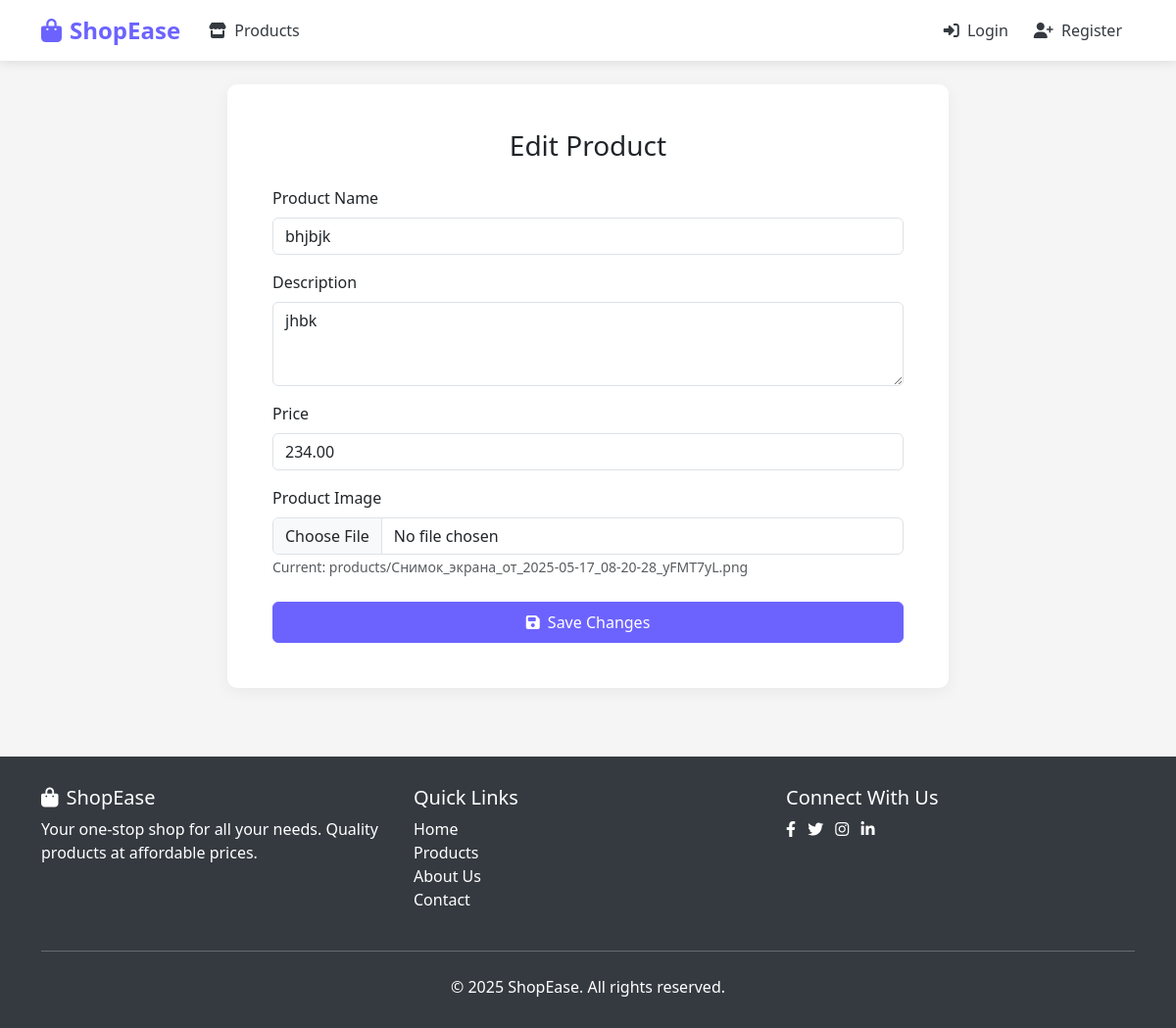
The app's page /products/3/edit/ with its own data.
### shop/models.py (models this page shows, shortened)
class Product(models.Model):
    name = models.CharField(max_length=255)
    description = models.TextField()
    price = models.DecimalField(max_digits=10, decimal_places=2)
    image = models.ImageField(upload_to='products/')
    created_at = models.DateTimeField(auto_now_add=True)

### shop/views.py (the view, shortened to what this page needs)
# urls.py: path('products/<int:product_id>/edit/', views.edit_product, name='edit_product'),
def edit_product(request, product_id):
    product = Product.objects.get(id=product_id)
    return render(request, 'edit_product.html', {'product': product})

### templates/edit_product.html (shortened to what this page needs)
{% extends 'base.html' %}
{% block content %}
<div class="row justify-content-center">
    <div class="col-md-8">
        <div class="card form-container">
            <div class="card-body">
                <h3 class="card-title text-center mb-4">Edit Product</h3>
                <form method="post" enctype="multipart/form-data">
                    <div class="mb-3">
                        <label for="name" class="form-label">Product Name</label>
                        <input type="text" class="form-control" id="name" name="name" value="{{ product.name }}" required>
                    </div>
                    <div class="mb-3">
                        <label for="description" class="form-label">Description</label>
                        <textarea class="form-control" id="description" name="description" rows="3" required>{{ product.description }}</textarea>
                    </div>
                    <div class="mb-3">
                        <label for="price" class="form-label">Price</label>
                        <input type="number" step="0.01" class="form-control" id="price" name="price" value="{{ product.price }}" required>
                    </div>
                    <div class="mb-4">
                        <label for="image" class="form-label">Product Image</label>
                        <input type="file" class="form-control" id="image" name="image">
                        <small class="text-muted">Current: {{ product.image.name }}</small>
                    </div>
                    <button type="submit" class="btn btn-primary w-100 py-2">
                        <i class="fas fa-save me-1"></i> Save Changes
                    </button>
                </form>
            </div>
        </div>
    </div>
</div>
{% endblock %}

### templates/base.html (style rules this page uses)
:root { --primary-color: #6c63ff; --secondary-color: #f8f9fa; --dark-color: #343a40; --light-color: #ffffff; --success-color: #28a745; }
body { font-family: 'Segoe UI', Tahoma, Geneva, Verdana, sans-serif; background-color: #f5f5f5; }
.btn-primary { background-color: var(--primary-color); border-color: var(--primary-color); }
.card { border: none; border-radius: 10px; box-shadow: 0 4px 15px rgba(0, 0, 0, 0.05); transition: transform 0.3s, box-shadow 0.3s; margin-bottom: 20px; }
.form-container { background-color: var(--light-color); border-radius: 10px; box-shadow: 0 4px 15px rgba(0, 0, 0, 0.05); padding: 30px; }

### records on screen
Product: name "bhjbjk", description "jhbk", price "234.00", image.name "products/Снимок_экрана_от_2025-05-17_08-20-28_yFMT7yL.png"
